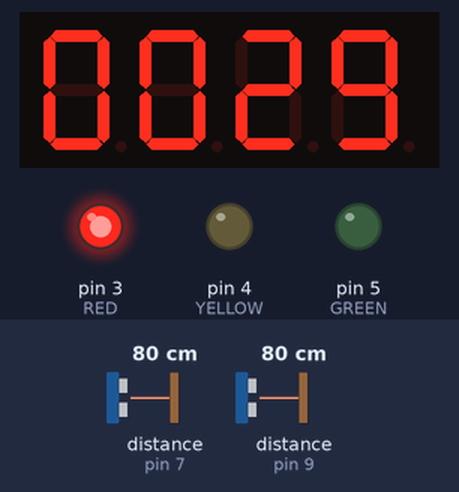
A sketch run on a simulated Arduino Uno, built with avr-gcc and run on an emulated ATmega328P. On the bench: 4-digit seven-segment display, output pins drawn as LEDs (lit = HIGH). Wiring (inferred from the names in the program): 2 × ultrasonic range finder: trigger pin 6, echo pin 7 / trigger pin 8, echo pin 9. Inputs (shaded band) come from the test bench; at power-on: distance to the obstacle (sensors on pin 7, pin 9) 80 cm. The echo pulse lasts 58.3 µs per cm; pins used as bus, display or sensor lines are not drawn.

Above: at 0.1 s.
At 2.1 s:
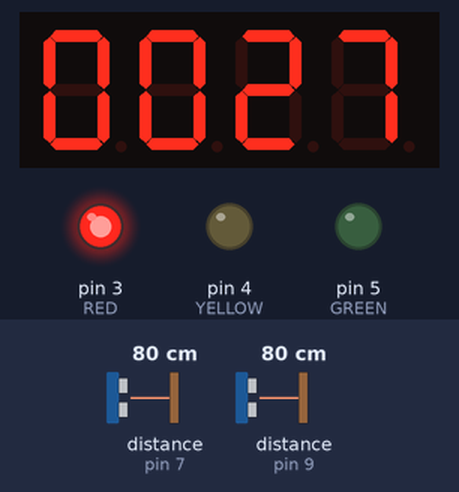
At 5.2 s:
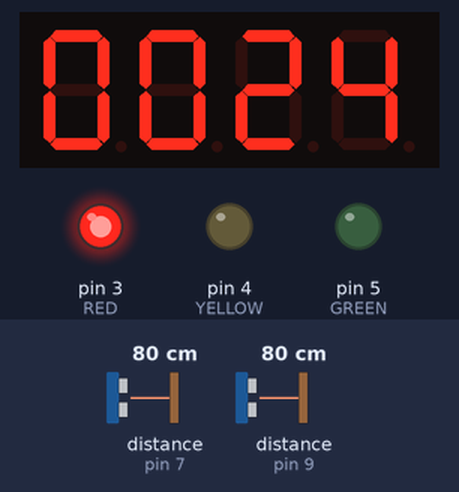
At 12.5 s:
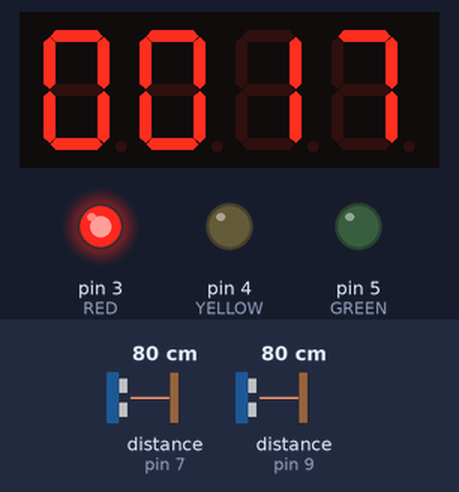
At 24.8 s:
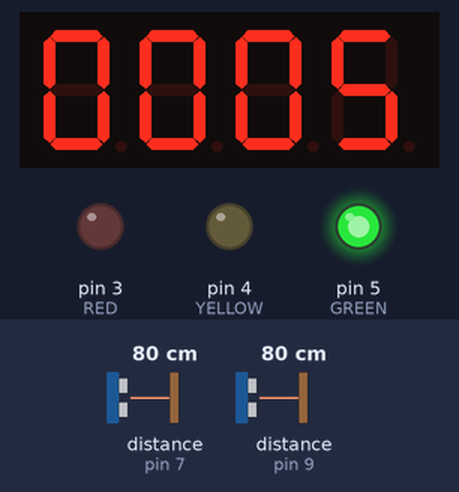
At 38.2 s:
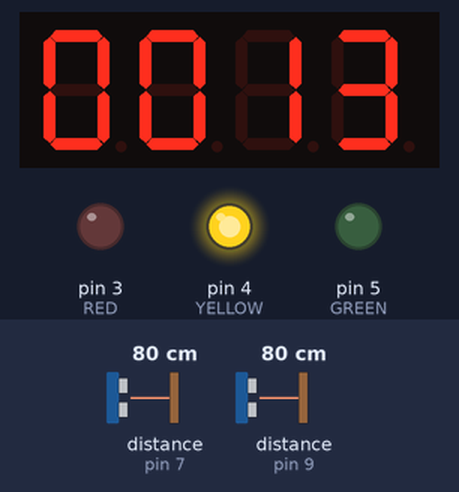
Timing chart, 0 to 39.7 s (numbered marks = the images above):
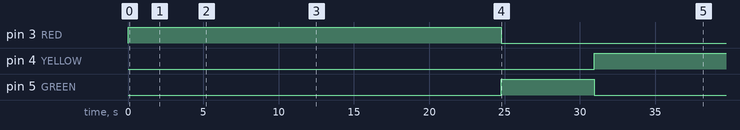

Measured:
- by itself, pin 3 (RED): HIGH → LOW at 24.8 s
- by itself, pin 4 (YELLOW): LOW → HIGH at 30.9 s
- by itself, pin 5 (GREEN): LOW → HIGH at 24.8 s, → LOW 6.2 s later
- what the display in image 1 shows lasts 1.0 s, from 2.1 s to 3.1 s

The sketch:

traffic_density_based_timer.ino
```cpp
#include <TM1637Display.h>

#define CLK A0
#define DIO A1

#define TRIG1 6
#define ECHO1 7
#define TRIG2 8
#define ECHO2 9


#define RED 3
#define YELLOW 4
#define GREEN 5

TM1637Display display(CLK, DIO);


const uint8_t flippedDigits[] = {
    0x3F, // 0
    0x06, // 1
    0x5B, // 2
    0x4F, // 3
    0x66, // 4
    0x6D, // 5
    0x7D, // 6
    0x07, // 7
    0x7F, // 8
    0x6F  // 9
};

int countdown = 30;

void setup() {
    pinMode(RED, OUTPUT);
    pinMode(YELLOW, OUTPUT);
    pinMode(GREEN, OUTPUT);

    pinMode(TRIG1, OUTPUT);
    pinMode(ECHO1, INPUT);
    pinMode(TRIG2, OUTPUT);
    pinMode(ECHO2, INPUT);

    display.setBrightness(7);


    digitalWrite(RED, HIGH);
    digitalWrite(YELLOW, LOW);
    digitalWrite(GREEN, LOW);
}

long long getDistance(int trigPin, int echoPin) {
    digitalWrite(trigPin, LOW);
    delayMicroseconds(2);
    digitalWrite(trigPin, HIGH);
    delayMicroseconds(10);
    digitalWrite(trigPin, LOW);
    return pulseIn(echoPin, HIGH) * 0.034 / 2;
}


void showFlippedNumber(int num) {
    uint8_t displayData[4];

    displayData[0] = flippedDigits[num / 1000];       // Thousands place
    displayData[1] = flippedDigits[(num / 100) % 10]; // Hundreds place
    displayData[2] = flippedDigits[(num / 10) % 10];  // Tens place
    displayData[3] = flippedDigits[num % 10];         // Ones place

    display.setSegments(displayData);
}
void runCountdown() {
    while (countdown > 0) {
        long dist1 = getDistance(TRIG1, ECHO1);
        long dist2 = getDistance(TRIG2, ECHO2);

        bool closeBlocked = (dist1 < 10);
        bool farBlocked = (dist2 < 10);


        if (closeBlocked && farBlocked) {
            countdown -= 2;
        } else {
            countdown -= 1;
        }


        if (countdown > 5) {
            digitalWrite(RED, HIGH);
            digitalWrite(YELLOW, LOW);
            digitalWrite(GREEN, LOW);
        } else {
            digitalWrite(RED, LOW);
            digitalWrite(YELLOW, LOW);
            digitalWrite(GREEN, HIGH);
        }

        showFlippedNumber(countdown);
        delay(1000);
    }
}

void loop() {
    countdown = 30;

    runCountdown();


    digitalWrite(RED, LOW);
    digitalWrite(YELLOW, HIGH);
    digitalWrite(GREEN, LOW);

    for (int i = 20; i > 0; i--) {
        showFlippedNumber(i);
        delay(1000);
    }


    digitalWrite(YELLOW, LOW);
    digitalWrite(RED, HIGH);
}
```
